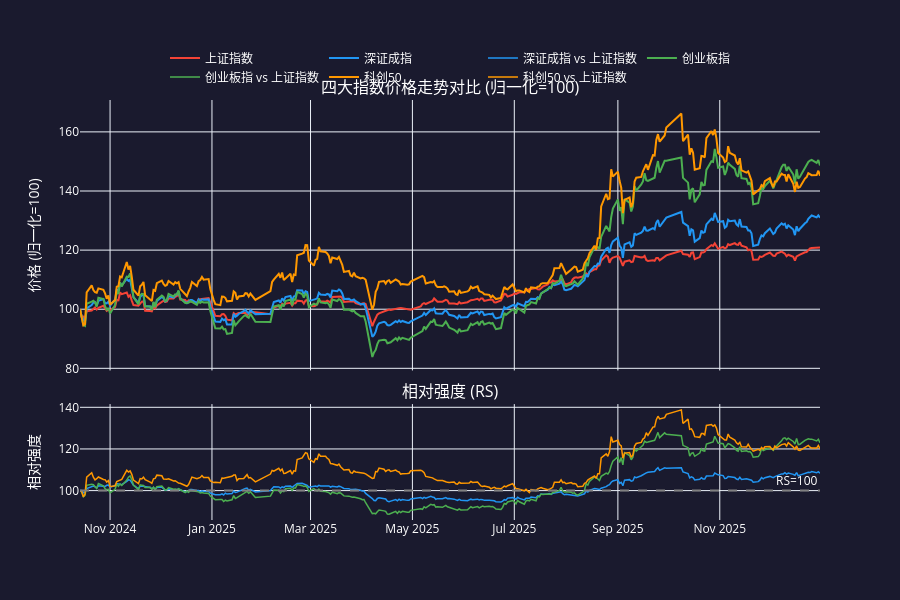

Notebook cell for this chart:
### Markdown cell above
## 🔟 多指数技术走势对比

### Code cell
ce = ChartEngine(backend='plotly')
named_data = {INDEX_CONFIG[s]['name']: df for s, df in data_dict.items()}

fig_price = ce.plot_multi_index_comparison(
    data_dict=named_data, chart_type='price', normalize=True,
    title='四大指数价格走势对比 (归一化=100)', height=600
)
if fig_price:
    fig_price.update_layout(paper_bgcolor='#1a1a2e', plot_bgcolor='#1a1a2e', font=dict(color='white'))
    fig_price.show()

### Figure 1 — Plotly figure (JSON) as saved in the notebook; plotly's stock layout.template omitted (floating-point values rounded to 4 significant figures; data arrays with more than 128 entries replaced by an {"elided": "..."} marker saying what was removed)
{"data": [{"hovertemplate": "上证指数<br>日期: %{x}<br>价格: %{y:.2f}<extra></extra>", "line": {"color": "#F44336", "width": 2}, "name": "上证指数", "type": "scatter", "x": {"elided": "300 str values"}, "xaxis": "x", "y": {"elided": "300 float values"}, "yaxis": "y"}, {"hovertemplate": "深证成指<br>日期: %{x}<br>价格: %{y:.2f}<extra></extra>", "line": {"color": "#2196F3", "width": 2}, "name": "深证成指", "type": "scatter", "x": {"elided": "300 str values"}, "xaxis": "x", "y": {"elided": "300 float values"}, "yaxis": "y"}, {"hovertemplate": "深证成指/上证指数<br>RS: %{y:.2f}<extra></extra>", "line": {"color": "#2196F3", "width": 1.5}, "name": "深证成指 vs 上证指数", "type": "scatter", "x": {"elided": "300 str values"}, "xaxis": "x2", "y": {"elided": "300 float values"}, "yaxis": "y2"}, {"hovertemplate": "创业板指<br>日期: %{x}<br>价格: %{y:.2f}<extra></extra>", "line": {"color": "#4CAF50", "width": 2}, "name": "创业板指", "type": "scatter", "x": {"elided": "300 str values"}, "xaxis": "x", "y": {"elided": "300 float values"}, "yaxis": "y"}, {"hovertemplate": "创业板指/上证指数<br>RS: %{y:.2f}<extra></extra>", "line": {"color": "#4CAF50", "width": 1.5}, "name": "创业板指 vs 上证指数", "type": "scatter", "x": {"elided": "300 str values"}, "xaxis": "x2", "y": {"elided": "300 float values"}, "yaxis": "y2"}, {"hovertemplate": "科创50<br>日期: %{x}<br>价格: %{y:.2f}<extra></extra>", "line": {"color": "#FF9800", "width": 2}, "name": "科创50", "type": "scatter", "x": {"elided": "300 str values"}, "xaxis": "x", "y": {"elided": "300 float values"}, "yaxis": "y"}, {"hovertemplate": "科创50/上证指数<br>RS: %{y:.2f}<extra></extra>", "line": {"color": "#FF9800", "width": 1.5}, "name": "科创50 vs 上证指数", "type": "scatter", "x": {"elided": "300 str values"}, "xaxis": "x2", "y": {"elided": "300 float values"}, "yaxis": "y2"}], "layout": {"annotations": [{"font": {"size": 16}, "showarrow": false, "text": "四大指数价格走势对比 (归一化=100)", "x": 0.5, "xanchor": "center", "xref": "paper", "y": 1, "yanchor": "bottom", "yref": "paper"}, {"font": {"size": 16}, "showarrow": false, "text": "相对强度 (RS)", "x": 0.5, "xanchor": "center", "xref": "paper", "y": 0.276, "yanchor": "bottom", "yref": "paper"}, {"showarrow": false, "text": "RS=100", "x": 1, "xanchor": "right", "xref": "x2 domain", "y": 100, "yanchor": "bottom", "yref": "y2"}], "font": {"color": "white"}, "height": 600, "hovermode": "x unified", "legend": {"orientation": "h", "x": 0.5, "xanchor": "center", "y": 1.02, "yanchor": "bottom"}, "paper_bgcolor": "#1a1a2e", "plot_bgcolor": "#1a1a2e", "shapes": [{"line": {"color": "gray", "dash": "dash"}, "type": "line", "x0": 0, "x1": 1, "xref": "x2 domain", "y0": 100, "y1": 100, "yref": "y2"}], "xaxis": {"anchor": "y", "domain": [0, 1], "matches": "x2", "showticklabels": false}, "xaxis2": {"anchor": "y2", "domain": [0, 1]}, "yaxis": {"anchor": "x", "domain": [0.356, 1], "title": {"text": "价格 (归一化=100)"}}, "yaxis2": {"anchor": "x2", "domain": [0, 0.276], "title": {"text": "相对强度"}}}}
